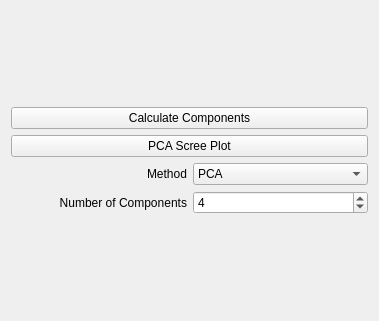
         <widget class="QWidget" name="page_5">
          <property name="geometry">
           <rect>
            <x>0</x>
            <y>0</y>
            <width>379</width>
            <height>321</height>
           </rect>
          </property>
          <attribute name="label">
           <string>Component Analysis</string>
          </attribute>
          <layout class="QGridLayout" name="gridLayout_15">
           <item row="0" column="0">
            <layout class="QGridLayout" name="gridLayout">
             <item row="0" column="0">
              <widget class="QPushButton" name="pb_calc_components">
               <property name="sizePolicy">
                <sizepolicy hsizetype="Preferred" vsizetype="Fixed">
                 <horstretch>0</horstretch>
                 <verstretch>0</verstretch>
                </sizepolicy>
               </property>
               <property name="styleSheet">
                <string notr="true"/>
               </property>
               <property name="text">
                <string>Calculate Components</string>
               </property>
              </widget>
             </item>
             <item row="1" column="0">
              <widget class="QPushButton" name="pb_pca_scree">
               <property name="sizePolicy">
                <sizepolicy hsizetype="Preferred" vsizetype="Fixed">
                 <horstretch>0</horstretch>
                 <verstretch>0</verstretch>
                </sizepolicy>
               </property>
               <property name="styleSheet">
                <string notr="true"/>
               </property>
               <property name="text">
                <string>PCA Scree Plot</string>
               </property>
              </widget>
             </item>
             <item row="2" column="0">
              <layout class="QHBoxLayout" name="horizontalLayout_5">
               <item>
                <widget class="QLabel" name="label_11">
                 <property name="text">
                  <string>Method</string>
                 </property>
                 <property name="alignment">
                  <set>Qt::AlignRight|Qt::AlignTrailing|Qt::AlignVCenter</set>
                 </property>
                </widget>
               </item>
               <item>
                <widget class="QComboBox" name="cb_comp_method">
                 <property name="sizePolicy">
                  <sizepolicy hsizetype="Preferred" vsizetype="Fixed">
                   <horstretch>0</horstretch>
                   <verstretch>0</verstretch>
                  </sizepolicy>
                 </property>
                 <item>
                  <property name="text">
                   <string>PCA</string>
                  </property>
                 </item>
                 <item>
                  <property name="text">
                   <string>NMF</string>
                  </property>
                 </item>
                 <item>
                  <property name="text">
                   <string>FastICA</string>
                  </property>
                 </item>
                 <item>
                  <property name="text">
                   <string>IncrementalPCA</string>
                  </property>
                 </item>
                 <item>
                  <property name="text">
                   <string>TruncatedSVD</string>
                  </property>
                 </item>
                 <item>
                  <property name="text">
                   <string>FactorAnalysis</string>
                  </property>
                 </item>
                 <item>
                  <property name="text">
                   <string>DictionaryLearning</string>
                  </property>
                 </item>
                </widget>
               </item>
              </layout>
             </item>
             <item row="3" column="0">
              <layout class="QHBoxLayout" name="horizontalLayout_6">
               <item>
                <widget class="QLabel" name="label">
                 <property name="text">
                  <string>Number of Components</string>
                 </property>
                 <property name="alignment">
                  <set>Qt::AlignRight|Qt::AlignTrailing|Qt::AlignVCenter</set>
                 </property>
                </widget>
               </item>
               <item>
                <widget class="QSpinBox" name="sb_ncomp">
                 <property name="minimum">
                  <number>1</number>
                 </property>
                 <property name="value">
                  <number>4</number>
                 </property>
                </widget>
               </item>
              </layout>
             </item>
            </layout>
           </item>
          </layout>
         </widget>
